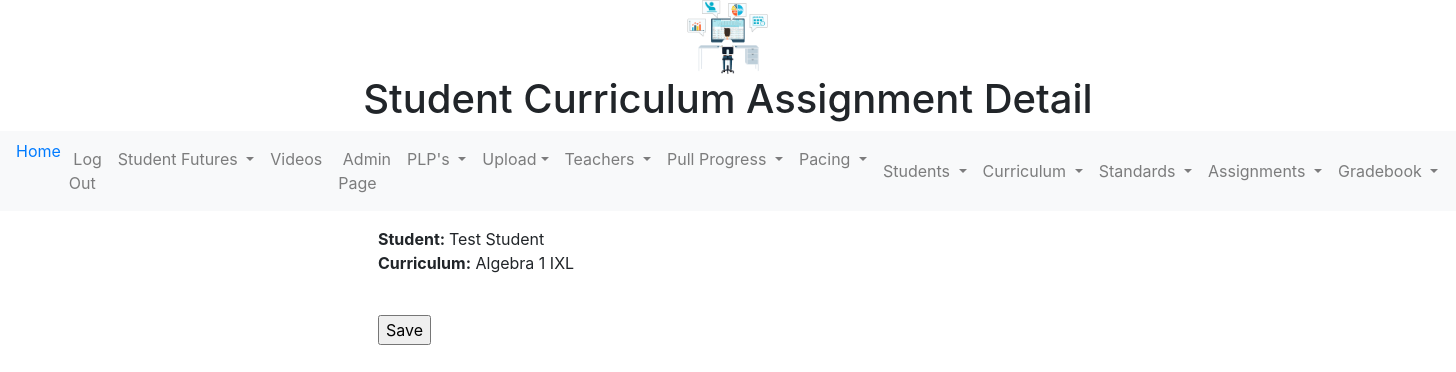
/student-assignment/1/1/ (signed in), run on the app's committed database.
### mygrades/models.py (models this page shows, shortened)
class Student(models.Model):
    GRADELEVEL = [
        ("PK", "Pre-K"),
        ("K", "K"),
        ("1", "1"),
        ("2", "2"),
        ("3", "3"),
        ("4", "4"),
        ("5", "5"),
        ("6", "6"),
        ("7", "7"),
        ("8", "8"),
        ("High School", "High School"),
    ]
    epicenter_id = models.CharField(
        null=False, blank=False, unique=True, max_length=10
    )
    last_name = models.CharField(null=False, max_length=50)
    first_name = models.CharField(null=False, max_length=50)
    email = models.EmailField(null=False, max_length=120)
    phone_number = models.CharField(null=False, max_length=50)
    additional_email = models.EmailField(max_length=120, null=True)
    additional_phone_number = models.CharField(max_length=20, null=True)
    grade = models.CharField(max_length=20, choices=GRADELEVEL, null=False)
    curriculum = models.ForeignKey('curriculum', null=True, blank=True, on_delete=models.SET_NULL)
    teacher_email = models.CharField(max_length=75, null=False)
    birthdate = models.DateField(max_length=30, null=True)
    goog_calendar = models.CharField(max_length=200, null=True)

class Curriculum(models.Model):
    SUBJECT = [
        ("Math", "Math"),
        ("ELA", "ELA"),
        ("Science", "Science"),
        ("History", "History"),
        ("Other", "Other"),
    ]
    TRACKING = [
        ("Minutes", "Minutes"),
        ("Lessons or Quizzes", "Lessons or Quizzes"),
        ("Percentage Complete", "Percentage Complete"),
    ]
    CURRICULUMGRADE = [
        ("PK", "Pre-K"),
        ("K", "K"),
        ("1", "1"),
        ("2", "2"),
        ("3", "3"),
        ("4", "4"),
        ("5", "5"),
        ("6", "6"),
        ("7", "7"),
        ("8", "8"),
        ("All", "All"),
        ("High School", "High School"),
    ]
    GRADASSIGN = [
        ("1", "1"),
        ("2", "2"),
        ("3", "3"),
        ("4", "4"),
        ("5", "5"),
    ]
    RECORDED = [("Manual", "Manual"),
                ("Automatic", "Automatic"),
                ]
    LEVEL = [("Core", "Core"),
             ("Supplemental", "Supplemental"),
             ]
    name = models.CharField(max_length=150, null=False)
    subject = models.CharField(max_length=30, choices=SUBJECT)
    grade_level = models.CharField(max_length=20, choices=CURRICULUMGRADE, null=False)
    class Meta:
        ordering = ["pk"]

### mygrades/views.py (the view)
# urls.py: path("student-assignment/<int:sid>/<int:cid>/", student_assignment_list_view, name="student-assignment-list-view"),
@login_required
def student_assignment_list_view(request,sid,cid):
    my_title = "Student Curriculum Assignment Detail"
    student = get_object_or_404(Student, pk=sid)
    curriculum = get_object_or_404(Curriculum, pk=cid)
    assignments = StudentAssignment.objects.filter(student=student, assignment__curriculum=curriculum)
    SAFormSet = inlineformset_factory(Student, StudentAssignment, extra=0, can_delete=False, form=StudentAssignmentForm)
    formset = SAFormSet(instance=student, queryset=assignments)
    if request.method == "POST":
        formset = SAFormSet(request.POST, instance=student, queryset=assignments)
        if formset.is_valid():
            formset.save()
            return redirect(reverse("student-assignment-list-view", args=[sid,cid]))
    template_name = "student_assignment_list_view.html"
    context = {"formset": formset, "object_list": assignments, "student":student, "curriculum":curriculum, "title": my_title}
    return render(request, template_name, context)

### mygrades/templates/student_assignment_list_view.html (shortened to what this page needs)
{% extends "base.html" %}
{% load staticfiles %}
{% block content %}
<div class="container mt-3">
    <b>Student: </b> {{ student.first_name }} {{student.last_name}}<br/>
    <b>Curriculum:</b> {{ curriculum.name }}<br/>
    <br/>
    <form method="post" id="status_form">
        <input type="submit" value="Save"/>
    </form>
</div>
{% endblock %}

### data on the page
Student: first_name "Test", last_name "Student"
Curriculum: name "Algebra 1 IXL"

### other printed values
{{ title }} "Student Curriculum Assignment Detail"
